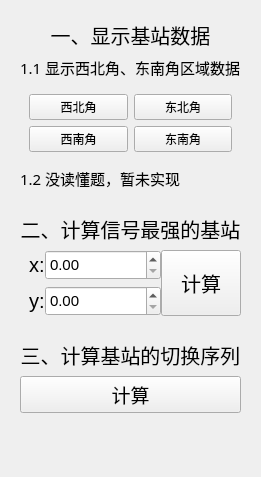
         <widget class="QWidget" name="tab">
          <attribute name="title">
           <string>主要功能</string>
          </attribute>
          <layout class="QGridLayout" name="gridLayout_3">
           <item row="1" column="0">
            <widget class="QWidget" name="widget_main_1" native="true">
             <layout class="QGridLayout" name="gridLayout_2">
              <item row="3" column="0">
               <widget class="QWidget" name="widget_6" native="true">
                <layout class="QHBoxLayout" name="horizontalLayout_3">
                 <property name="spacing">
                  <number>0</number>
                 </property>
                 <property name="leftMargin">
                  <number>0</number>
                 </property>
                 <property name="topMargin">
                  <number>0</number>
                 </property>
                 <property name="rightMargin">
                  <number>0</number>
                 </property>
                 <property name="bottomMargin">
                  <number>0</number>
                 </property>
                 <item>
                  <widget class="QWidget" name="widget_5" native="true">
                   <layout class="QVBoxLayout" name="verticalLayout">
                    <property name="topMargin">
                     <number>0</number>
                    </property>
                    <property name="rightMargin">
                     <number>0</number>
                    </property>
                    <property name="bottomMargin">
                     <number>0</number>
                    </property>
                    <item>
                     <widget class="QWidget" name="widget_3" native="true">
                      <property name="sizePolicy">
                       <sizepolicy hsizetype="Fixed" vsizetype="Preferred">
                        <horstretch>0</horstretch>
                        <verstretch>0</verstretch>
                       </sizepolicy>
                      </property>
                      <property name="minimumSize">
                       <size>
                        <width>0</width>
                        <height>30</height>
                       </size>
                      </property>
                      <property name="maximumSize">
                       <size>
                        <width>16777194</width>
                        <height>16777215</height>
                       </size>
                      </property>
                      <layout class="QHBoxLayout" name="horizontalLayout">
                       <property name="spacing">
                        <number>0</number>
                       </property>
                       <property name="leftMargin">
                        <number>0</number>
                       </property>
                       <property name="topMargin">
                        <number>0</number>
                       </property>
                       <property name="rightMargin">
                        <number>0</number>
                       </property>
                       <property name="bottomMargin">
                        <number>0</number>
                       </property>
                       <item>
                        <widget class="QLabel" name="label">
                         <property name="font">
                          <font>
                           <pointsize>15</pointsize>
                          </font>
                         </property>
                         <property name="text">
                          <string>x:</string>
                         </property>
                        </widget>
                       </item>
                       <item>
                        <widget class="QDoubleSpinBox" name="doubleSpinBox_x">
                         <property name="sizePolicy">
                          <sizepolicy hsizetype="Expanding" vsizetype="Fixed">
                           <horstretch>0</horstretch>
                           <verstretch>0</verstretch>
                          </sizepolicy>
                         </property>
                         <property name="minimumSize">
                          <size>
                           <width>0</width>
                           <height>30</height>
                          </size>
                         </property>
                         <property name="font">
                          <font>
                           <pointsize>11</pointsize>
                          </font>
                         </property>
                        </widget>
                       </item>
                      </layout>
                     </widget>
                    </item>
                    <item>
                     <widget class="QWidget" name="widget_4" native="true">
                      <property name="sizePolicy">
                       <sizepolicy hsizetype="Preferred" vsizetype="Preferred">
                        <horstretch>0</horstretch>
                        <verstretch>0</verstretch>
                       </sizepolicy>
                      </property>
                      <property name="minimumSize">
                       <size>
                        <width>0</width>
                        <height>30</height>
                       </size>
                      </property>
                      <layout class="QHBoxLayout" name="horizontalLayout_2">
                       <property name="spacing">
                        <number>0</number>
                       </property>
                       <property name="leftMargin">
                        <number>0</number>
                       </property>
                       <property name="topMargin">
                        <number>0</number>
                       </property>
                       <property name="rightMargin">
                        <number>0</number>
                       </property>
                       <property name="bottomMargin">
                        <number>0</number>
                       </property>
                       <item>
                        <widget class="QLabel" name="label_2">
                         <property name="font">
                          <font>
                           <pointsize>15</pointsize>
                          </font>
                         </property>
                         <property name="text">
                          <string>y:</string>
                         </property>
                        </widget>
                       </item>
                       <item>
                        <widget class="QDoubleSpinBox" name="doubleSpinBox_y">
                         <property name="sizePolicy">
                          <sizepolicy hsizetype="Expanding" vsizetype="Fixed">
                           <horstretch>0</horstretch>
                           <verstretch>0</verstretch>
                          </sizepolicy>
                         </property>
                         <property name="minimumSize">
                          <size>
                           <width>0</width>
                           <height>30</height>
                          </size>
                         </property>
                         <property name="font">
                          <font>
                           <pointsize>11</pointsize>
                          </font>
                         </property>
                        </widget>
                       </item>
                      </layout>
                     </widget>
                    </item>
                   </layout>
                  </widget>
                 </item>
                 <item>
                  <widget class="QPushButton" name="main_2_button">
                   <property name="sizePolicy">
                    <sizepolicy hsizetype="Minimum" vsizetype="Preferred">
                     <horstretch>0</horstretch>
                     <verstretch>0</verstretch>
                    </sizepolicy>
                   </property>
                   <property name="font">
                    <font>
                     <family>宋体</family>
                     <pointsize>15</pointsize>
                    </font>
                   </property>
                   <property name="text">
                    <string>计算</string>
                   </property>
                  </widget>
                 </item>
                </layout>
               </widget>
              </item>
              <item row="2" column="0">
               <widget class="QLabel" name="label_3">
                <property name="font">
                 <font>
                  <family>楷体</family>
                  <pointsize>15</pointsize>
                 </font>
                </property>
                <property name="text">
                 <string>二、计算信号最强的基站</string>
                </property>
                <property name="textFormat">
                 <enum>Qt::AutoText</enum>
                </property>
                <property name="alignment">
                 <set>Qt::AlignCenter</set>
                </property>
                <property name="margin">
                 <number>0</number>
                </property>
               </widget>
              </item>
             </layout>
            </widget>
           </item>
           <item row="0" column="0">
            <widget class="QWidget" name="widget_12" native="true">
             <layout class="QVBoxLayout" name="verticalLayout_4">
              <item>
               <widget class="QLabel" name="label_10">
                <property name="font">
                 <font>
                  <family>楷体</family>
                  <pointsize>15</pointsize>
                 </font>
                </property>
                <property name="text">
                 <string>一、显示基站数据</string>
                </property>
                <property name="textFormat">
                 <enum>Qt::AutoText</enum>
                </property>
                <property name="alignment">
                 <set>Qt::AlignCenter</set>
                </property>
                <property name="margin">
                 <number>0</number>
                </property>
               </widget>
              </item>
              <item>
               <widget class="QLabel" name="label_9">
                <property name="font">
                 <font>
                  <family>宋体</family>
                  <pointsize>11</pointsize>
                 </font>
                </property>
                <property name="text">
                 <string>1.1 显示西北角、东南角区域数据</string>
                </property>
               </widget>
              </item>
              <item>
               <widget class="QWidget" name="widget_11" native="true">
                <layout class="QGridLayout" name="gridLayout_7">
                 <item row="0" column="0">
                  <widget class="QPushButton" name="main_1_button0">
                   <property name="text">
                    <string>西北角</string>
                   </property>
                  </widget>
                 </item>
                 <item row="1" column="3">
                  <widget class="QPushButton" name="main_1_button3">
                   <property name="text">
                    <string>东南角</string>
                   </property>
                  </widget>
                 </item>
                 <item row="0" column="3">
                  <widget class="QPushButton" name="main_1_button1">
                   <property name="text">
                    <string>东北角</string>
                   </property>
                  </widget>
                 </item>
                 <item row="1" column="0">
                  <widget class="QPushButton" name="main_1_button2">
                   <property name="text">
                    <string>西南角</string>
                   </property>
                  </widget>
                 </item>
                </layout>
               </widget>
              </item>
              <item>
               <widget class="QLabel" name="label_11">
                <property name="font">
                 <font>
                  <family>宋体</family>
                  <pointsize>11</pointsize>
                 </font>
                </property>
                <property name="text">
                 <string>1.2 没读懂题，暂未实现</string>
                </property>
               </widget>
              </item>
             </layout>
            </widget>
           </item>
           <item row="3" column="0">
            <spacer name="verticalSpacer">
             <property name="orientation">
              <enum>Qt::Vertical</enum>
             </property>
             <property name="sizeType">
              <enum>QSizePolicy::Fixed</enum>
             </property>
             <property name="sizeHint" stdset="0">
              <size>
               <width>20</width>
               <height>4</height>
              </size>
             </property>
            </spacer>
           </item>
           <item row="6" column="0">
            <spacer name="verticalSpacer_2">
             <property name="orientation">
              <enum>Qt::Vertical</enum>
             </property>
             <property name="sizeHint" stdset="0">
              <size>
               <width>20</width>
               <height>40</height>
              </size>
             </property>
            </spacer>
           </item>
           <item row="2" column="0">
            <widget class="QWidget" name="widget_main_2" native="true">
             <property name="sizePolicy">
              <sizepolicy hsizetype="Preferred" vsizetype="Preferred">
               <horstretch>0</horstretch>
               <verstretch>0</verstretch>
              </sizepolicy>
             </property>
             <layout class="QGridLayout" name="gridLayout">
              <item row="3" column="0">
               <widget class="QPushButton" name="main_3_button">
                <property name="sizePolicy">
                 <sizepolicy hsizetype="Preferred" vsizetype="Preferred">
                  <horstretch>0</horstretch>
                  <verstretch>0</verstretch>
                 </sizepolicy>
                </property>
                <property name="font">
                 <font>
                  <family>宋体</family>
                  <pointsize>14</pointsize>
                 </font>
                </property>
                <property name="text">
                 <string>计算</string>
                </property>
               </widget>
              </item>
              <item row="0" column="0">
               <widget class="QLabel" name="label_4">
                <property name="sizePolicy">
                 <sizepolicy hsizetype="Preferred" vsizetype="Preferred">
                  <horstretch>0</horstretch>
                  <verstretch>0</verstretch>
                 </sizepolicy>
                </property>
                <property name="font">
                 <font>
                  <family>楷体</family>
                  <pointsize>15</pointsize>
                 </font>
                </property>
                <property name="text">
                 <string>三、计算基站的切换序列</string>
                </property>
                <property name="alignment">
                 <set>Qt::AlignCenter</set>
                </property>
               </widget>
              </item>
             </layout>
            </widget>
           </item>
          </layout>
         </widget>
